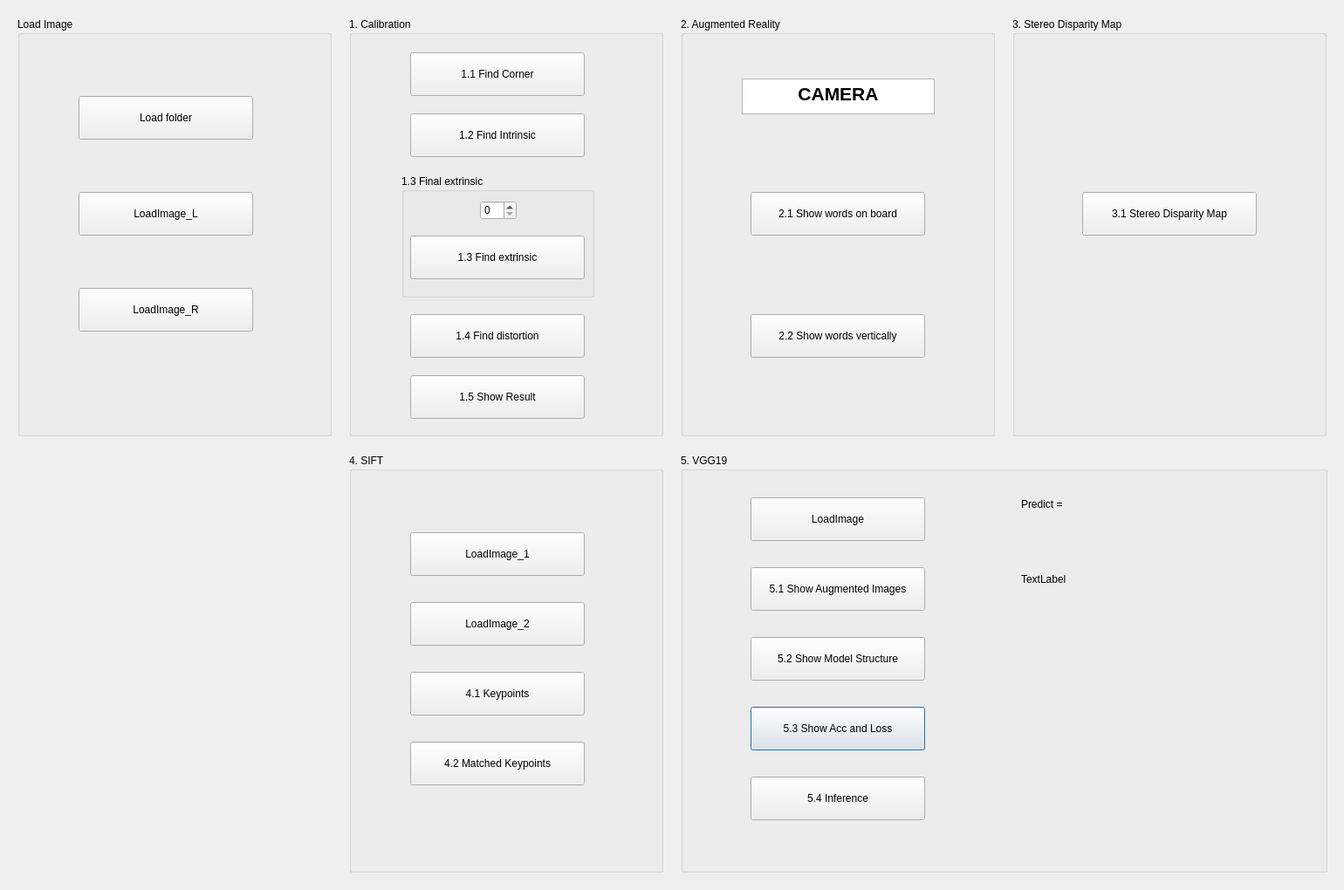
<?xml version="1.0" encoding="UTF-8"?>
<ui version="4.0">
 <class>Dialog</class>
 <widget class="QDialog" name="Dialog">
  <property name="geometry">
   <rect>
    <x>0</x>
    <y>0</y>
    <width>1540</width>
    <height>1020</height>
   </rect>
  </property>
  <property name="windowTitle">
   <string>Dialog</string>
  </property>
  <widget class="QGroupBox" name="VGG19">
   <property name="geometry">
    <rect>
     <x>780</x>
     <y>520</y>
     <width>741</width>
     <height>480</height>
    </rect>
   </property>
   <property name="title">
    <string>5. VGG19</string>
   </property>
   <widget class="QPushButton" name="ACC_LOSS">
    <property name="geometry">
     <rect>
      <x>80</x>
      <y>290</y>
      <width>200</width>
      <height>50</height>
     </rect>
    </property>
    <property name="text">
     <string>5.3 Show Acc and Loss</string>
    </property>
   </widget>
   <widget class="QPushButton" name="Augmented">
    <property name="geometry">
     <rect>
      <x>80</x>
      <y>130</y>
      <width>200</width>
      <height>50</height>
     </rect>
    </property>
    <property name="text">
     <string>5.1 Show Augmented Images</string>
    </property>
   </widget>
   <widget class="QPushButton" name="ModelStructure">
    <property name="geometry">
     <rect>
      <x>80</x>
      <y>210</y>
      <width>200</width>
      <height>50</height>
     </rect>
    </property>
    <property name="text">
     <string>5.2 Show Model Structure</string>
    </property>
   </widget>
   <widget class="QPushButton" name="LoadImage_VGG">
    <property name="geometry">
     <rect>
      <x>80</x>
      <y>50</y>
      <width>200</width>
      <height>50</height>
     </rect>
    </property>
    <property name="text">
     <string>LoadImage</string>
    </property>
   </widget>
   <widget class="QPushButton" name="Inference">
    <property name="geometry">
     <rect>
      <x>80</x>
      <y>370</y>
      <width>200</width>
      <height>50</height>
     </rect>
    </property>
    <property name="text">
     <string>5.4 Inference</string>
    </property>
   </widget>
   <widget class="QLabel" name="Predict">
    <property name="geometry">
     <rect>
      <x>390</x>
      <y>50</y>
      <width>151</width>
      <height>16</height>
     </rect>
    </property>
    <property name="text">
     <string>Predict = </string>
    </property>
   </widget>
   <widget class="QLabel" name="INF">
    <property name="geometry">
     <rect>
      <x>390</x>
      <y>80</y>
      <width>128</width>
      <height>128</height>
     </rect>
    </property>
    <property name="text">
     <string>TextLabel</string>
    </property>
   </widget>
  </widget>
  <widget class="QGroupBox" name="SIFT">
   <property name="geometry">
    <rect>
     <x>400</x>
     <y>520</y>
     <width>360</width>
     <height>480</height>
    </rect>
   </property>
   <property name="title">
    <string>4. SIFT</string>
   </property>
   <widget class="QPushButton" name="LoadImage_1">
    <property name="geometry">
     <rect>
      <x>70</x>
      <y>90</y>
      <width>200</width>
      <height>50</height>
     </rect>
    </property>
    <property name="text">
     <string>LoadImage_1</string>
    </property>
   </widget>
   <widget class="QPushButton" name="LoadImage_2">
    <property name="geometry">
     <rect>
      <x>70</x>
      <y>170</y>
      <width>200</width>
      <height>50</height>
     </rect>
    </property>
    <property name="text">
     <string>LoadImage_2</string>
    </property>
   </widget>
   <widget class="QPushButton" name="Keypoints">
    <property name="geometry">
     <rect>
      <x>70</x>
      <y>250</y>
      <width>200</width>
      <height>50</height>
     </rect>
    </property>
    <property name="text">
     <string>4.1 Keypoints</string>
    </property>
   </widget>
   <widget class="QPushButton" name="MatchedKeypoints">
    <property name="geometry">
     <rect>
      <x>70</x>
      <y>330</y>
      <width>200</width>
      <height>50</height>
     </rect>
    </property>
    <property name="text">
     <string>4.2 Matched Keypoints</string>
    </property>
   </widget>
  </widget>
  <widget class="QGroupBox" name="LoadImage">
   <property name="geometry">
    <rect>
     <x>20</x>
     <y>20</y>
     <width>360</width>
     <height>480</height>
    </rect>
   </property>
   <property name="title">
    <string>Load Image</string>
   </property>
   <widget class="QPushButton" name="LoadImage_L">
    <property name="geometry">
     <rect>
      <x>70</x>
      <y>200</y>
      <width>200</width>
      <height>50</height>
     </rect>
    </property>
    <property name="text">
     <string>LoadImage_L</string>
    </property>
   </widget>
   <widget class="QPushButton" name="LoadImage_R">
    <property name="geometry">
     <rect>
      <x>70</x>
      <y>310</y>
      <width>200</width>
      <height>50</height>
     </rect>
    </property>
    <property name="text">
     <string>LoadImage_R</string>
    </property>
   </widget>
   <widget class="QPushButton" name="Load_folder">
    <property name="geometry">
     <rect>
      <x>70</x>
      <y>90</y>
      <width>200</width>
      <height>50</height>
     </rect>
    </property>
    <property name="text">
     <string>Load folder</string>
    </property>
   </widget>
  </widget>
  <widget class="QGroupBox" name="Calibration">
   <property name="geometry">
    <rect>
     <x>400</x>
     <y>20</y>
     <width>360</width>
     <height>480</height>
    </rect>
   </property>
   <property name="title">
    <string>1. Calibration</string>
   </property>
   <widget class="QPushButton" name="Findcorner">
    <property name="geometry">
     <rect>
      <x>70</x>
      <y>40</y>
      <width>200</width>
      <height>50</height>
     </rect>
    </property>
    <property name="text">
     <string>1.1 Find Corner</string>
    </property>
   </widget>
   <widget class="QPushButton" name="FindIntrinsic">
    <property name="geometry">
     <rect>
      <x>70</x>
      <y>110</y>
      <width>200</width>
      <height>50</height>
     </rect>
    </property>
    <property name="text">
     <string>1.2 Find Intrinsic</string>
    </property>
   </widget>
   <widget class="QPushButton" name="Finddistortion">
    <property name="geometry">
     <rect>
      <x>70</x>
      <y>340</y>
      <width>200</width>
      <height>50</height>
     </rect>
    </property>
    <property name="text">
     <string>1.4 Find distortion</string>
    </property>
   </widget>
   <widget class="QPushButton" name="ShowResult">
    <property name="geometry">
     <rect>
      <x>70</x>
      <y>410</y>
      <width>200</width>
      <height>50</height>
     </rect>
    </property>
    <property name="text">
     <string>1.5 Show Result</string>
    </property>
   </widget>
   <widget class="QGroupBox" name="GFindextrinsic">
    <property name="geometry">
     <rect>
      <x>60</x>
      <y>180</y>
      <width>221</width>
      <height>141</height>
     </rect>
    </property>
    <property name="title">
     <string>1.3 Final extrinsic</string>
    </property>
    <widget class="QSpinBox" name="spinBox">
     <property name="geometry">
      <rect>
       <x>90</x>
       <y>30</y>
       <width>42</width>
       <height>22</height>
      </rect>
     </property>
    </widget>
    <widget class="QPushButton" name="Findextrinsic">
     <property name="geometry">
      <rect>
       <x>10</x>
       <y>70</y>
       <width>200</width>
       <height>50</height>
      </rect>
     </property>
     <property name="text">
      <string>1.3 Find extrinsic</string>
     </property>
    </widget>
   </widget>
  </widget>
  <widget class="QGroupBox" name="AugmentedReality">
   <property name="geometry">
    <rect>
     <x>780</x>
     <y>20</y>
     <width>360</width>
     <height>480</height>
    </rect>
   </property>
   <property name="title">
    <string>2. Augmented Reality</string>
   </property>
   <widget class="QTextEdit" name="textEdit_2">
    <property name="geometry">
     <rect>
      <x>70</x>
      <y>70</y>
      <width>221</width>
      <height>41</height>
     </rect>
    </property>
    <property name="html">
     <string>&lt;!DOCTYPE HTML PUBLIC &quot;-//W3C//DTD HTML 4.0//EN&quot; &quot;http://www.w3.org/TR/REC-html40/strict.dtd&quot;&gt;
&lt;html&gt;&lt;head&gt;&lt;meta name=&quot;qrichtext&quot; content=&quot;1&quot; /&gt;&lt;style type=&quot;text/css&quot;&gt;
p, li { white-space: pre-wrap; }
&lt;/style&gt;&lt;/head&gt;&lt;body style=&quot; font-family:'PMingLiU'; font-size:9pt; font-weight:400; font-style:normal;&quot;&gt;
&lt;p align=&quot;center&quot; style=&quot; margin-top:0px; margin-bottom:0px; margin-left:0px; margin-right:0px; -qt-block-indent:0; text-indent:0px;&quot;&gt;&lt;span style=&quot; font-size:16pt; font-weight:600;&quot;&gt;CAMERA&lt;/span&gt;&lt;/p&gt;&lt;/body&gt;&lt;/html&gt;</string>
    </property>
   </widget>
   <widget class="QPushButton" name="Showwordsonboard">
    <property name="geometry">
     <rect>
      <x>80</x>
      <y>200</y>
      <width>200</width>
      <height>50</height>
     </rect>
    </property>
    <property name="text">
     <string>2.1 Show words on board</string>
    </property>
   </widget>
   <widget class="QPushButton" name="Showwordsvertically">
    <property name="geometry">
     <rect>
      <x>80</x>
      <y>340</y>
      <width>200</width>
      <height>50</height>
     </rect>
    </property>
    <property name="text">
     <string>2.2 Show words vertically</string>
    </property>
   </widget>
  </widget>
  <widget class="QGroupBox" name="GStereoDisparityMap">
   <property name="geometry">
    <rect>
     <x>1160</x>
     <y>20</y>
     <width>360</width>
     <height>480</height>
    </rect>
   </property>
   <property name="title">
    <string>3. Stereo Disparity Map</string>
   </property>
   <widget class="QPushButton" name="StereoDisparityMap">
    <property name="geometry">
     <rect>
      <x>80</x>
      <y>200</y>
      <width>200</width>
      <height>50</height>
     </rect>
    </property>
    <property name="text">
     <string>3.1 Stereo Disparity Map</string>
    </property>
   </widget>
  </widget>
 </widget>
 <resources/>
 <connections/>
</ui>
